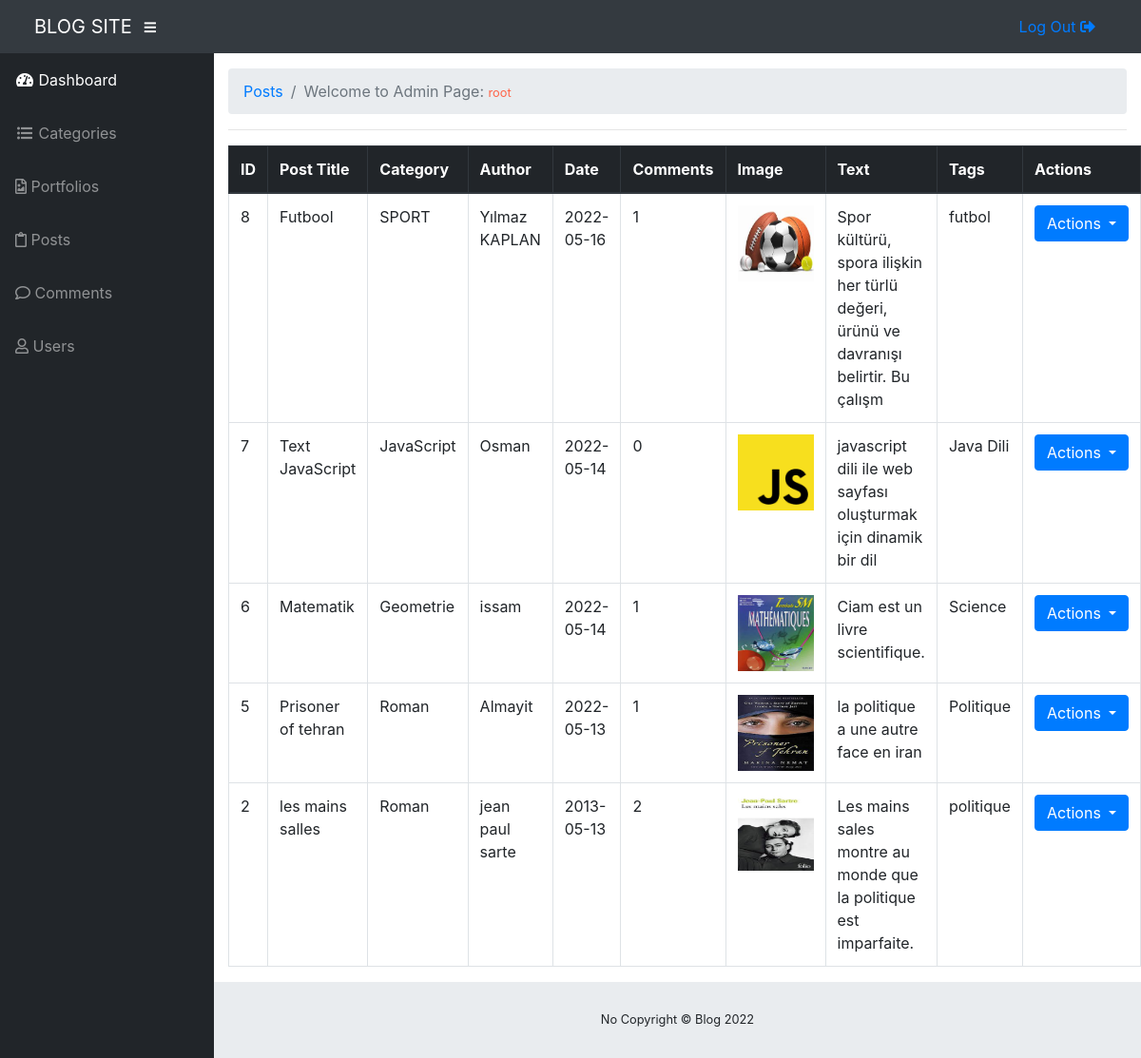
Screenshot of /admin/posts.php (signed in) with the database file from the repository.
### tables this page shows
CREATE TABLE `posts` (
  `post_id` int(10) NOT NULL,
  `post_category` varchar(31) NOT NULL,
  `post_title` varchar(100) NOT NULL,
  `post_author` varchar(100) NOT NULL,
  `post_date` date NOT NULL,
  `post_comment_number` int(10) NOT NULL,
  `post_image` text NOT NULL,
  `post_text` text NOT NULL,
  `post_tags` text NOT NULL,
  `post_hits` int(10) NOT NULL
);

### admin/posts.php (the view, shortened to what this page needs)
<?php include "dinamik_admin/admin_header.php"; ?>
<div id="wrapper">
    <?php include "dinamik_admin/admin_sidebar.php"; ?>
    <div id="content-wrapper">
        <div class="container-fluid">
          <ol class="breadcrumb">
            <li class="breadcrumb-item">
              <a href="#">Posts</a>
            </li>
            <li class="breadcrumb-item active">Welcome to Admin Page: <small style="color:tomato;"><?php echo $_SESSION["username"]; ?></small></li>
          </ol>
            <hr>
            <table class="table table-bordered">
                <thead class="thead-dark">
                    <tr>
                        <th>ID</th>
                        <th>Post Title</th>
                        <th>Category</th>
                        <th>Author</th>
                        <th>Date</th>
                        <th>Comments</th>
                        <th>Image</th>
                        <th>Text</th>
                        <th>Tags</th>
                        <th>Actions</th>
                    </tr>
                </thead>
                <tbody>
                    <?php
                    $sql_query = "SELECT * FROM posts ORDER BY post_id DESC";
                    $select_all_posts = mysqli_query($conn, $sql_query);
                    $k = 1;
                    while ($row = mysqli_fetch_assoc($select_all_posts)) {
                        $post_id = $row["post_id"];
                        $post_category = $row["post_category"];
                        $post_title = $row["post_title"];
                        $post_author = $row["post_author"];
                        $post_date = $row["post_date"];
                        $post_image = $row["post_image"];
                        $post_text = substr($row["post_text"], 0 ,100);
                        $post_tags = $row["post_tags"];
                        $query = "SELECT * FROM comments WHERE comment_post_id = {$post_id} AND comment_status = 'approved'";
						$select_comment_query = mysqli_query($conn, $query);
						$count_post_comments= mysqli_num_rows($select_comment_query);
                        echo "
                        <tr>
                        <td>{$post_id}</td>
                        <td>{$post_title}</td>
                        <td>{$post_category}</td>
                        <td>{$post_author}</td>
                        <td>{$post_date}</td>
                        <td>{$count_post_comments}</td>
                        <td><img src='../img/$post_image' width='80px' height='80px'></td>
                        <td>{$post_text}</td>
                        <td>{$post_tags}</td>
                        <td>
                            <div class='dropdown'>
                                <button class='btn btn-primary dropdown-toggle' type='button' id='dropdownMenuButton' data-toggle='dropdown' aria-haspopup='true' aria-expanded='false'>
                                    Actions
                                </button>
                                <div class='dropdown-menu' aria-labelledby='dropdownMenuButton'>
                                    <a class='dropdown-item' data-toggle='modal' data-target='#edit_modal$k' href='#'>Edit</a>
                                    <div class='dropdown-divider'></div>
                                    <a class='dropdown-item' href='posts.php?delete={$post_id}'>Delete</a>
                                    <div class='dropdown-divider'></div>
                                    <a class='dropdown-item' data-toggle='modal' data-target='#add_modal'>Add</a>
                                </div>
                            </div>
                        </td>
                    </tr>
                        ";
                    ?>
                    <?php $k++; } ?>
                </tbody>
            </table>
            <?php include "dinamik_admin/admin_footer.php"; ?>

### admin/css/sb-admin.css (style rules this page uses)
html { position: relative; min-height: 100%; }
body { height: 100%; }
#wrapper { display: -webkit-box; display: -ms-flexbox; display: flex; }
#wrapper #content-wrapper { overflow-x: hidden; width: 100%; padding-top: 1rem; padding-bottom: 80px; }
:root { --input-padding-x: 0.75rem; --input-padding-y: 0.75rem; }

### rows the page displays
posts: post_id "8", post_title "Futbool", post_category "SPORT", post_author "Yılmaz KAPLAN", post_date "2022-05-16", count_post_comments "1", post_image (picture), post_text "Spor kültürü, spora ilişkin her türlü değeri, ürünü ve davranışı belirtir. Bu çalışm", post_tags "futbol"
posts: post_id "7", post_title "Text JavaScript", post_category "JavaScript", post_author "Osman", post_date "2022-05-14", count_post_comments "0", post_image (picture), post_text "javascript dili ile web sayfası oluşturmak için dinamik bir dil", post_tags "Java Dili"
posts: post_id "6", post_title "Matematik", post_category "Geometrie", post_author "issam", post_date "2022-05-14", count_post_comments "1", post_image (picture), post_text "Ciam est un livre scientifique.", post_tags "Science"
posts: post_id "5", post_title "Prisoner of tehran", post_category "Roman", post_author "Almayit", post_date "2022-05-13", count_post_comments "1", post_image (picture), post_text "la politique a une autre face en iran", post_tags "Politique"
posts: post_id "2", post_title "les mains salles", post_category "Roman", post_author "jean paul sarte", post_date "2013-05-13", count_post_comments "2", post_image (picture), post_text "Les mains sales montre au monde que la politique est imparfaite.", post_tags "politique"

### other values shown
$_SESSION["username"] "root"
